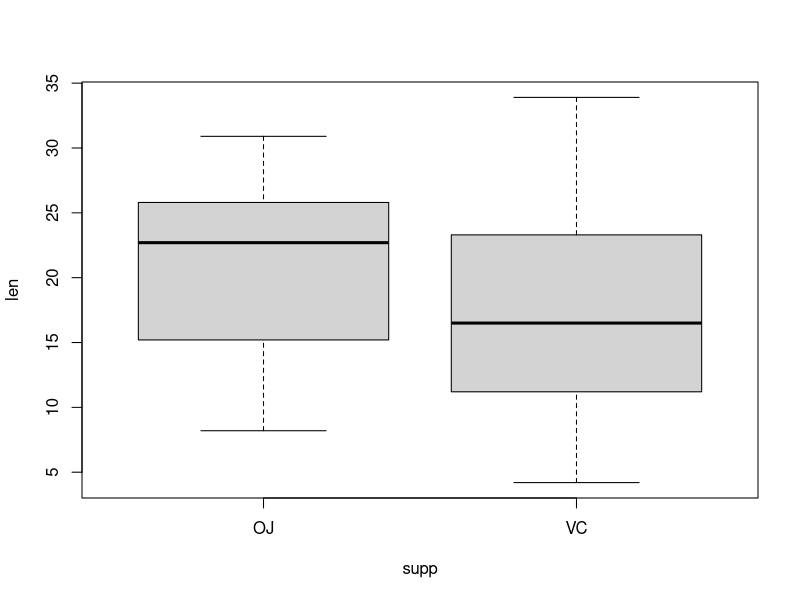
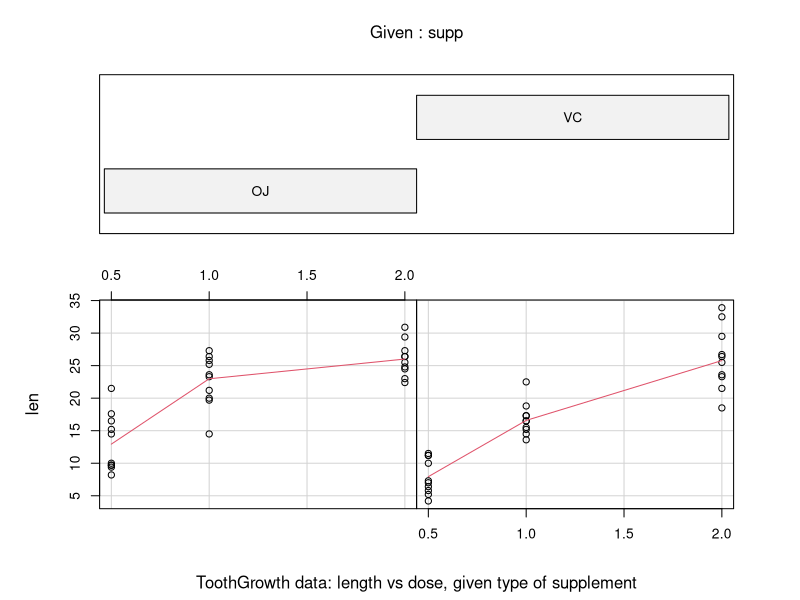
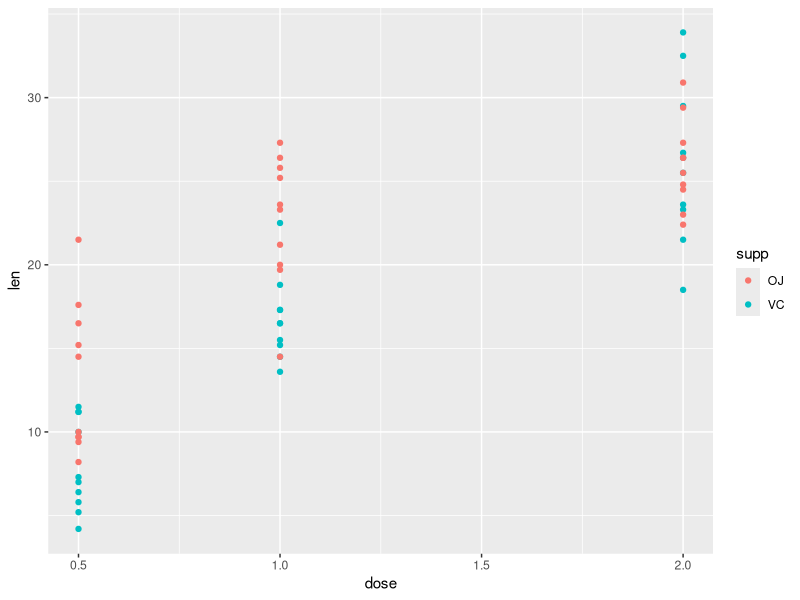
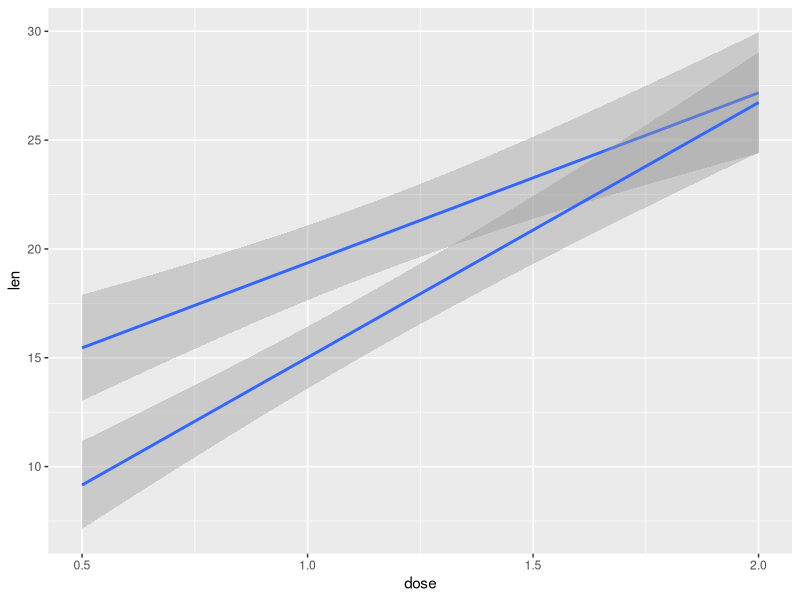
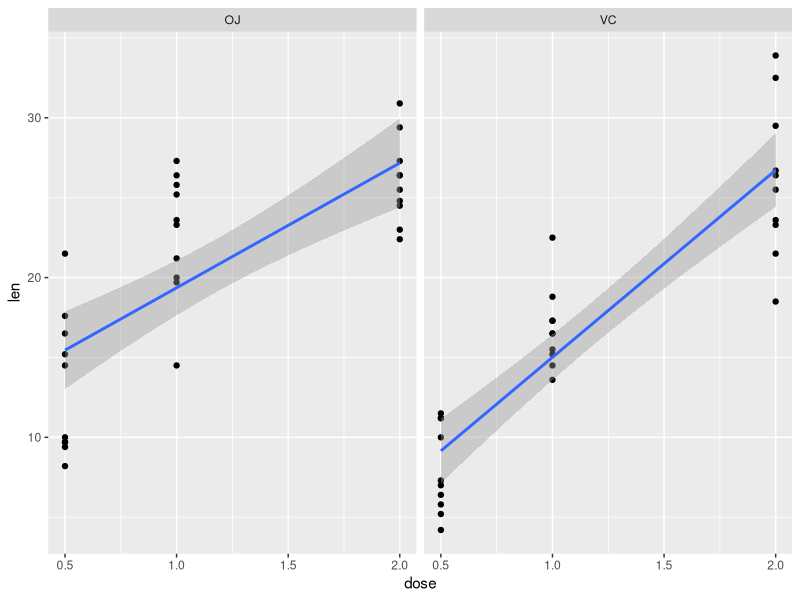
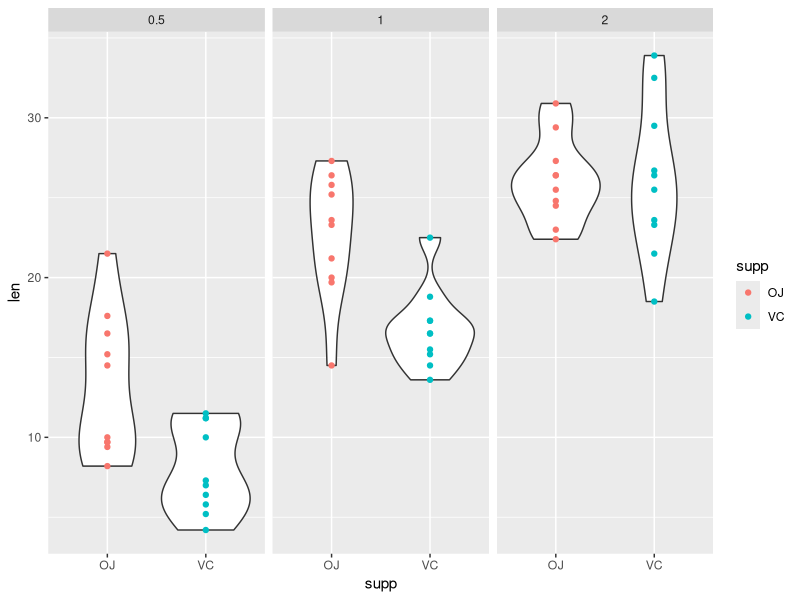

Source code (R) for these figures, in order:
data(ToothGrowth)
help(ToothGrowth)
summary(ToothGrowth)

plot(len ~ supp, ToothGrowth)

table(ToothGrowth[,2:3])

coplot(len ~ dose | supp, data = ToothGrowth, panel = panel.smooth,
       xlab = "ToothGrowth data: length vs dose, given type of supplement")

library(ggplot2)
p <- ggplot(ToothGrowth, aes(x=dose, y=len, group=supp))
p + geom_point(aes(color=supp)) 

p+stat_smooth(method=lm)
p+ facet_grid(.~supp) + geom_point() + geom_smooth(method=lm)

p <- ggplot(ToothGrowth, aes(x = supp, y = len, group = dose))
p + facet_grid(. ~ dose) + geom_violin(aes(group = supp)) +  geom_point(aes(col = supp)) 



t.test(subset(ToothGrowth, supp=="VC", len), subset(ToothGrowth, supp=="OJ", len),
       alternative = "two.sided", paired = FALSE, var.equal=TRUE)

t.test(subset(ToothGrowth, dose==1, len), subset(ToothGrowth, dose>.5, len),
       alternative = "two.sided", paired = FALSE, var.equal=TRUE)

t.test(subset(ToothGrowth, supp=="VC" & dose==2, len), 
       subset(ToothGrowth, supp=="OJ" & dose==2, len),
       alternative = "two.sided", paired = FALSE, var.equal=TRUE)



#confirm dose matters
t.test(subset(ToothGrowth, dose<=0.5, len), subset(ToothGrowth, dose>.5, len),
       alternative = "two.sided", paired = FALSE, var.equal=TRUE)

#confirm supplement matters (at higher doses)
t.test(subset(ToothGrowth, supp=="VC" & dose>0.5, len), 
       subset(ToothGrowth, supp=="OJ" & dose>0.5, len),
       alternative = "two.sided", paired = FALSE, var.equal=TRUE)

#if OJ iz best is 1mg more economical dose?
t.test(subset(ToothGrowth, supp=="OJ" & dose==2, len), 
       subset(ToothGrowth, supp=="OJ" & dose==1, len),
       alternative = "two.sided", paired = FALSE, var.equal=TRUE)



toothGlm <-glm(len ~ supp * dose, data=ToothGrowth)
aov <- anova(toothGlm)
summary(toothGlm)
aov
